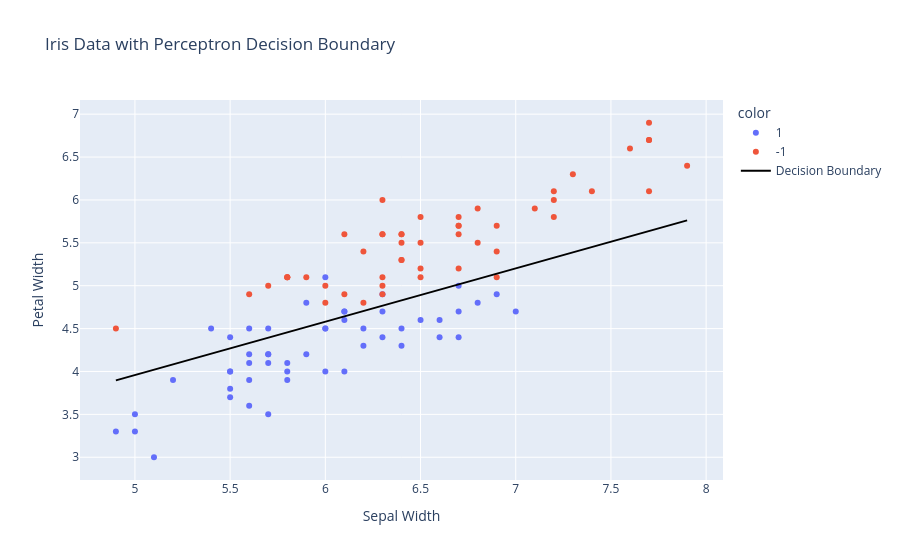

This figure's notebook cell:
### Code cell
w, b, _ = perceptron(X, Y)
plot_perceptron(X, Y, w, b)
